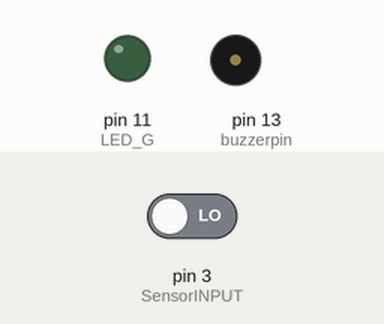
The sketch below on a simulated Arduino Uno, built with avr-gcc and run on an emulated ATmega328P. Parts: output pins drawn as LEDs (lit = HIGH), buzzer (waves = sounding). Inputs (shaded band) come from the test bench; at power-on: pin 3 (SensorINPUT) LOW.

Above: at 1.2 s.
1.3 s: pin 3 (SensorINPUT) driven HIGH
At 14.9 s:
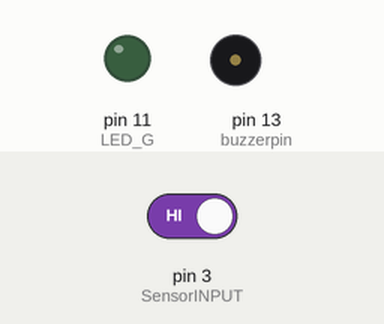
Timing chart, 0 to 15.8 s (numbered marks = the images above; inputs shaded):
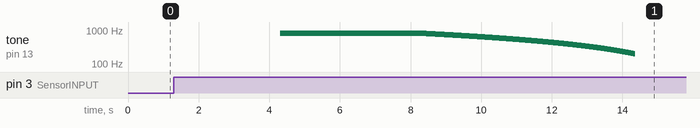

Measured:
- after the input at 1.3 s, tone on pin 13 (buzzerpin): plays 800 Hz for 4.0 s, 799 Hz for 0.01 s, 798 Hz for 0.01 s, 797 Hz for 0.01 s, 796 Hz for 0.01 s, 795 Hz for 0.01 s … (601 notes in this stretch), starting after 3.0 s

The sketch:

Vibration_alarm_Interrupted.ino
```cpp
// (licence header left out)
int LED_R = 10;
int LED_G = 11;
int LED_B = 9;
int SensorINPUT = 3 ;      //Connect the shock switch to interrupt 1, which is digital pin 3
int buzzerpin = 13;
unsigned char state = 0;

/*
* Function       setup
* @author        Jessica
* @date          2019.8.21
* @brief         Initial configuration
* @param[in]     void
* @retval        void
* @par History   no
*/
void setup()
{
  pinMode(LED_G, OUTPUT);
  pinMode(buzzerpin, OUTPUT);
  pinMode(SensorINPUT, INPUT);

  attachInterrupt(1, blink, RISING);
}

/*
* Function       buzzer warning
* @author        Jessica
* @date          2019.8.21
* @brief         buzzer
* @param[in]     void
* @retval        void
* @par History   no
*/
void buzWarning()
{
  for(int i=200;i<=800;i++)                //Increase the frequency from 200HZ to 800HZ in a cyclic manner
  {
    tone(buzzerpin,i);
    delay(5);
  }
  delay(4000);
  for(int i=800;i>=200;i--)
  {
    tone(buzzerpin,i);
    delay(10);
  }
}

/*
* Function       loop
* @author        Jessica
* @date          2019.8.21
* @brief         main
* @param[in]     void
* @param[out]    void
* @retval        void
* @par History   no
*/
void loop()
{
  if(state!=0)
  {              //if state is not 0
    state = 0;
    buzWarning();
    digitalWrite(LED_G,HIGH);   //light up
}
  else
  {
    noTone(buzzerpin);
    digitalWrite(LED_G,LOW);
  }
}

/*
* Function       blink
* @author        Jessica
* @date          2019.8.21
* @brief         Interrupt function
* @param[in]     void
* @retval        void
* @par History   no
*/
void blink()
{
  state++;       //Once the interrupt is triggered, the state is continuously incremented.
}
```
